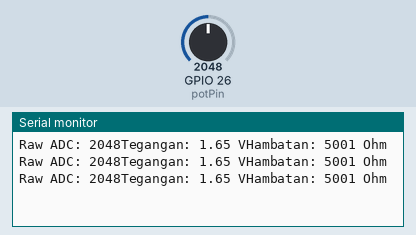
This program was run on a simulated ESP32. Parts: the last lines printed to the serial monitor. The test bench sets the inputs (shaded band); at power-on: GPIO 26 (potPin) = 2048 (analog values on the 0–4095 scale).

Above: at 2.2 s.
2.3 s: GPIO 26 (potPin) set to 2866
At 2.8 s:
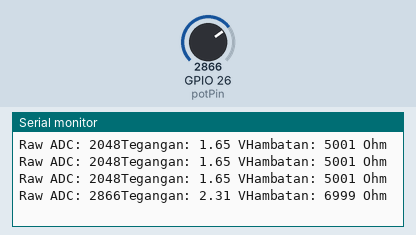
3.8 s: GPIO 26 (potPin) set to 3603
At 4.4 s:
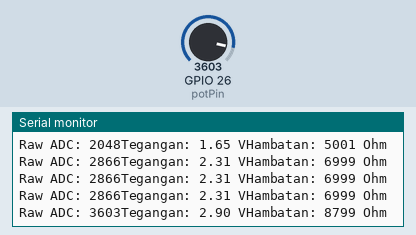
Timing chart, 0 to 6.8 s (numbered marks = the images above; inputs shaded):
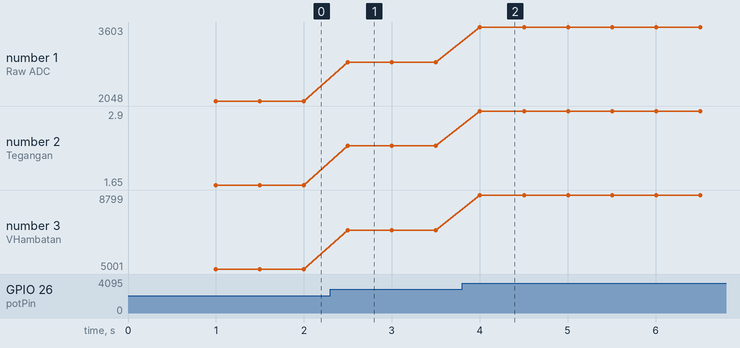

Measured:
- after the input at 2.3 s, the serial monitor: prints a new line after 0.20 s (image 1)
- after the input at 3.8 s, the serial monitor: prints a new line after 0.20 s (image 2)
- plotted number 1: 2048 → 2866 after the input at 2.3 s, 2866 → 3603 after the input at 3.8 s
- plotted number 2: 1.65 → 2.31 after the input at 2.3 s, 2.31 → 2.9 after the input at 3.8 s
- plotted number 3: 5001 → 6999 after the input at 2.3 s, 6999 → 8799 after the input at 3.8 s

The program:

main.cpp
```cpp
#include <Arduino.h>

const int potPin = 26;
const float maxResistance = 10000.0;

void setup() {

  Serial.begin(9600);
  delay(1000);

  analogReadResolution(12);

  analogSetAttenuation(ADC_11db);
}

void loop() {
  int rawADC = analogRead(potPin);
  float tegangan = (rawADC / 4095.0) * 3.3;
  float hambatan = (rawADC / 4095.0) * maxResistance;

  Serial.print("Raw ADC: ");
  Serial.print(rawADC);

  Serial.print("Tegangan: ");
  Serial.print(tegangan, 2);
  Serial.print(" V");

  Serial.print("Hambatan: ");
  Serial.print(hambatan, 0);
  Serial.println(" Ohm");

  delay(500);
}
```
